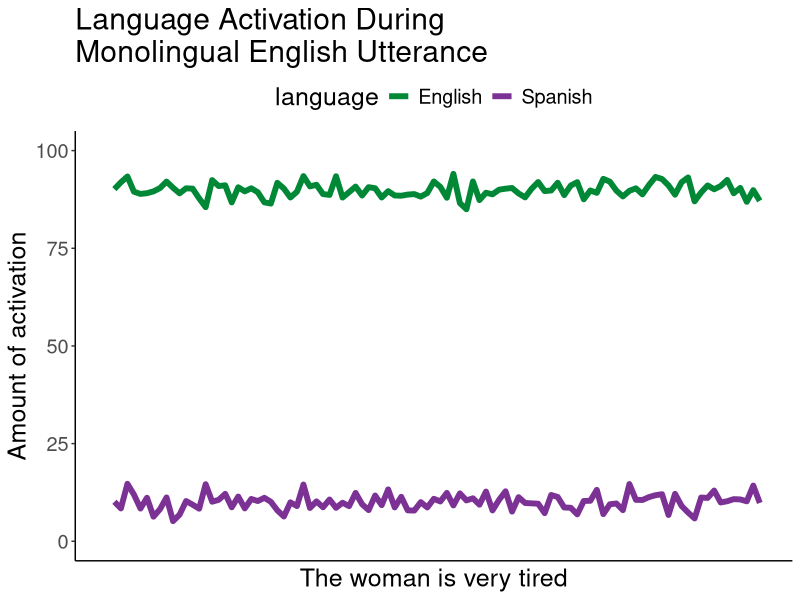
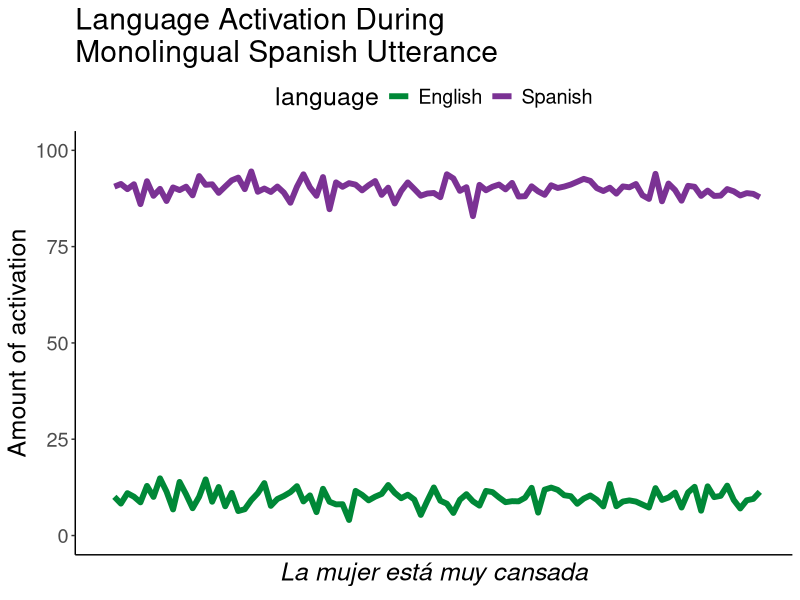

Write the R code that produced these figures, in order. (Note: this script raises an error after producing the figures.)
## LOAD PACKAGES ####
library(dplyr)
library(tidyr)
library(RColorBrewer)
library(ggplot2)


## MAKE FAKE DATA ####
eng_ml = data.frame(time = seq(1, 100)) %>%
  mutate(English = rnorm(100, 90, 2)) %>%
  mutate(Spanish = rnorm(100, 10, 2)) %>%
  gather(language, activation, c(English, Spanish))

sp_ml = data.frame(time = seq(1, 100)) %>%
  mutate(Spanish = rnorm(100, 90, 2)) %>%
  mutate(English = rnorm(100, 10, 2)) %>%
  gather(language, activation, c(English, Spanish))

cses = data.frame(time = seq(1, 100)) %>%
  mutate(English = c(rep(90, 40), seq(90, 10, length.out = 20), rep(10, 40)) + rnorm(100, 0, 2)) %>%
  mutate(Spanish = c(rep(10, 25), seq(10, 90, length.out = 20), rep(90, 55)) + rnorm(100, 0, 2)) %>%
  gather(language, activation, c(English, Spanish))

csse = data.frame(time = seq(1, 100)) %>%
  mutate(Spanish = c(rep(90, 40), seq(90, 10, length.out = 20), rep(10, 40)) + rnorm(100, 0, 2)) %>%
  mutate(English = c(rep(10, 25), seq(10, 90, length.out = 40), rep(90, 35)) + rnorm(100, 0, 2)) %>%
  gather(language, activation, c(English, Spanish))


## MAKE COLORS FOR FIGURES ####
colors = brewer.pal(5, "PRGn")
col_eng = colors[5]
col_sp = colors[1]


## MAKE PLOTS ####
# English monolingual utterance
eng_act.plot = ggplot(eng_ml, aes(x = time, y = activation, color=language)) +
  geom_line(lwd=2) +
  #geom_area(fill=col_eng) +
  xlim(0, 100) + 
  ylim(0, 100) +
  #scale_color_manual(values = c("black", "darkgrey")) +
  scale_color_manual(values = c(col_eng, col_sp)) +
  ggtitle("Language Activation During\nMonolingual English Utterance") +
  xlab("The woman is very tired") +
  ylab("Amount of activation") +
  theme_bw() +
  theme(text=element_text(size=18), title=element_text(size=18),
        panel.border = element_blank(),
        panel.grid.major = element_blank(), panel.grid.minor = element_blank(),
        axis.line = element_line(colour = "black"),
        legend.position="top", legend.key=element_blank()) +
  theme(axis.text.x = element_blank(), axis.ticks.x = element_blank())

pdf("figures/eng_act.pdf")
eng_act.plot
dev.off()

# Spanish monolingual utterance
sp_act.plot = ggplot(sp_ml, aes(x = time, y = activation, color=language)) +
  geom_line(lwd=2) +
  #geom_area(fill=col_eng) +
  xlim(0, 100) + 
  ylim(0, 100) +
  #scale_color_manual(values = c("black", "darkgrey")) +
  scale_color_manual(values = c(col_eng, col_sp)) +
  ggtitle("Language Activation During\nMonolingual Spanish Utterance") +
  xlab(expression(paste(italic("La mujer está muy cansada")))) +
  ylab("Amount of activation") +
  theme_bw() +
  theme(text=element_text(size=18), title=element_text(size=18),
        panel.border = element_blank(),
        panel.grid.major = element_blank(), panel.grid.minor = element_blank(),
        axis.line = element_line(colour = "black"),
        legend.position="top", legend.key=element_blank()) +
  theme(axis.text.x = element_blank(), axis.ticks.x = element_blank())

pdf("figures/sp_act.pdf")
sp_act.plot
dev.off()

# Code-switching English to Spanish utterance
cses_act.plot = ggplot(cses, aes(x = time, y = activation, color=language)) +
  geom_line(lwd=2) +
  #geom_area(fill=col_eng) +
  geom_vline(x = 50, lwd=1.5) +
  xlim(0, 100) + 
  ylim(0, 100) +
  #scale_color_manual(values = c("black", "darkgrey")) +
  scale_color_manual(values = c(col_eng, col_sp)) +
  ggtitle("Language Activation During\nCode-switching English to Spanish Utterance") +
  xlab(expression(paste("The woman is |", italic(" muy cansada")))) +
  ylab("Amount of activation") +
  theme_bw() +
  theme(text=element_text(size=18), title=element_text(size=18),
        panel.border = element_blank(),
        panel.grid.major = element_blank(), panel.grid.minor = element_blank(),
        axis.line = element_line(colour = "black"),
        legend.position="top", legend.key=element_blank()) +
  theme(axis.text.x = element_blank(), axis.ticks.x = element_blank())

pdf("figures/cses_act.pdf")
cses_act.plot
dev.off()

# Code-switching Spanish to English utterance
csse_act.plot = ggplot(csse, aes(x = time, y = activation, color=language)) +
  geom_line(lwd=2) +
  #geom_area(fill=col_eng) +
  geom_vline(x = 50, lwd=1.5) +
  xlim(0, 100) + 
  ylim(0, 100) +
  #scale_color_manual(values = c("black", "darkgrey")) +
  scale_color_manual(values = c(col_eng, col_sp)) +
  ggtitle("Language Activation During\nCode-switching Spanish to English Utterance") +
  xlab(expression(paste(italic("La mujer está "), "| very sad        "))) +
  ylab("Amount of activation") +
  theme_bw() +
  theme(text=element_text(size=18), title=element_text(size=18),
        panel.border = element_blank(),
        panel.grid.major = element_blank(), panel.grid.minor = element_blank(),
        axis.line = element_line(colour = "black"),
        legend.position="top", legend.key=element_blank()) +
  theme(axis.text.x = element_blank(), axis.ticks.x = element_blank())

pdf("figures/csse_act.pdf")
csse_act.plot
dev.off()

